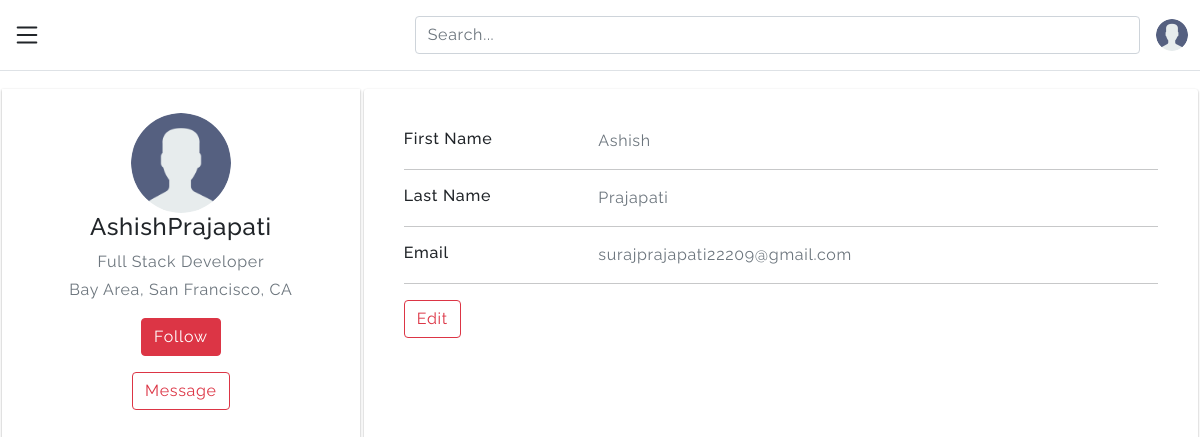
Page /user/profile/ (signed in) on the earlier database version.
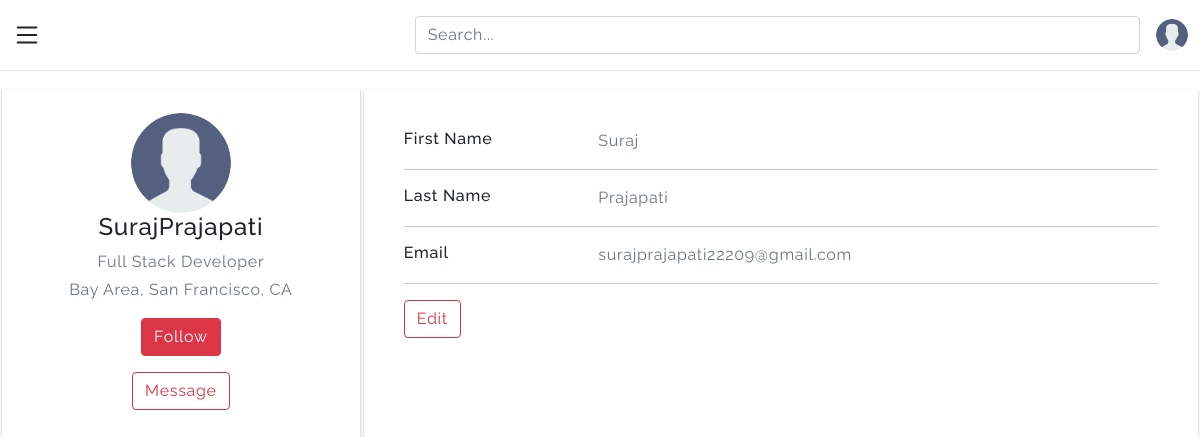
Same page on the later database version.
### mysite/home/models.py (models this page shows)
class User(db.Model,UserMixin):
    id = db.Column(db.Integer,primary_key=True)
    firstname = db.Column(db.String(20),unique=False,nullable=False)
    lastname = db.Column(db.String(20),unique=False,nullable=False)
    email = db.Column(db.String(25),unique=True,nullable=False)
    password = db.Column(db.String(20),unique=False,nullable=False)
    image_file = db.Column(db.String(50),nullable=False,default="default.png")
    user_created = db.Column(db.DateTime,nullable=False,default=datetime.utcnow)
    posts = db.relationship('Blog',backref='users',lazy=True)
    likes = db.relationship('Like',backref='users',lazy=True)
    fallowing = db.relationship('Fallow',secondary=user_fallow,backref='fallowers',lazy=True)

### mysite/user/views.py (the view)
@user.route('/profile/',methods=["GET","POST"])
@login_required
def user_profile():
  return render_template("user/profile.html")

### mysite/home/models.py (called while the page is built)
@login_manager.user_loader
def load_user(user_id):
    return User.query.get(user_id)

### mysite/templates/user/profile.html
{% extends 'base.html' %}
{% block content %}
{% include 'headers.html' %}
<div class="roww flex">
  <div class="coll-4 shadoww ">
    <div class="d-flex flex-column align-items-center text-center">
      <img src="/static/media/profile_pic/{{ current_user.image_file }}" alt="Admin" class="rounded-circle" width="100">
      <h4>{{ current_user.firstname }}{{ current_user.lastname }}</h4>
      <p class="text-secondary mb-1">
        Full Stack Developer
      </p>
      <p class="text-muted font-size-sm">
        Bay Area, San Francisco, CA
      </p>
      <button class="btn btn-danger mb-3">Follow</button>
      <button class="btn btn-outline-danger">Message</button>
    </div>
  </div>
  <div class="coll-6 shadoww radiuss">
    <div class="card-body">
      <div class="row">
        <div class="col-sm-3">
          <h6 class="mb-0">First Name</h6>
        </div>
        <div class="col-sm-9 text-secondary">
          {{ current_user.firstname }}
        </div>
      </div>
      <hr>
      <div class="row">
        <div class="col-sm-3">
          <h6 class="mb-0">Last Name</h6>
        </div>
        <div class="col-sm-9 text-secondary">
          {{ current_user.lastname }}
        </div>
      </div>
      <hr>
      <div class="row">
        <div class="col-sm-3">
          <h6 class="mb-0">Email</h6>
        </div>
        <div class="col-sm-9 text-secondary">
          {{ current_user.email }}
        </div>
      </div>
      <hr>
      <div class="row">
        <div class="col-sm-12">
          <a class="btn btn-outline-danger " href="/user/profileedit/{{ current_user.id }}">Edit</a>
        </div>
      </div>
    </div>
    {% endblock %}

### mysite/templates/base.html (shortened to what this page needs)
<!doctype html>
<html lang="en">
<head>
  <link rel="stylesheet" href="{{ url_for('static',filename='style.css' )}}" type="text/css" media="all" />
  <link href="https://cdn.jsdelivr.net/npm/bootstrap@5.1.3/dist/css/bootstrap.min.css" rel="stylesheet">
  <link rel="stylesheet" href="https://cdn.jsdelivr.net/npm/bootstrap-icons@1.7.2/font/bootstrap-icons.css">
</head>
<body>
  {% block content %}{% endblock %}
</body>
</html>

### mysite/templates/headers.html (shortened to what this page needs)
<header class="py-3 mb-3 border-bottom">
  <div class="container-fluid d-grid gap-3 align-items-center" style="grid-template-columns: 1fr 2fr;">
    <a class="align-items-center text-dark" data-bs-toggle="offcanvas" href="#offcanvasExample" role="" aria-controls="offcanvasExample">
    </a>
    <div class="d-flex align-items-center">
      <form class="w-100 me-3">
        <input type="search" class="form-control" placeholder="Search..." aria-label="Search">
      </form>
      <div class="flex-shrink-0 dropdown">
        <a href="#" class="d-block link-dark text-decoration-none " id="dropdownUser2" data-bs-toggle="dropdown" aria-expanded="true">
          <img src="/static/media/profile_pic/{{ current_user.image_file }}" alt="mdo" width="32" height="32" class="rounded-circle">
        </a>
      </div>
    </div>
  </div>
</header>

### mysite/static/style.css (style rules this page uses)
* { margin: 0; padding: 0; box-sizing: border-box; font-family: 'Raleway', sans-serif; letter-spacing: 0.7px; }
.roww { margin: auto; max-width: 100vw; }
.flex { display: flex; }
.coll-6 { margin: 2px; width: 70vw; min-height: 100px; padding: 2%; border-radius: 3px; }
.shadoww { box-shadow: rgba(0, 0, 0, 0.12) 0px 1px 3px, rgba(0, 0, 0, 0.24) 0px 1px 2px; }
.coll-4 { margin: 2px; width: 30vw; min-height: 400px; height: 200px; padding: 2%; }

Differences in the rows shown:
changed User "Prajapati": firstname "Ashish" → "Suraj"
